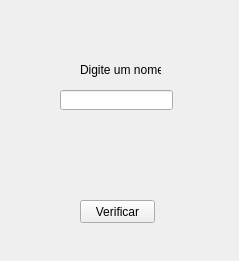
<?xml version="1.0" encoding="UTF-8"?>
<ui version="4.0">
 <class>MainWindow</class>
 <widget class="QMainWindow" name="MainWindow">
  <property name="geometry">
   <rect>
    <x>0</x>
    <y>0</y>
    <width>239</width>
    <height>261</height>
   </rect>
  </property>
  <property name="windowTitle">
   <string>MainWindow</string>
  </property>
  <property name="styleSheet">
   <string notr="true">background-color: qconicalgradient(cx:0.5, cy:0.5, angle:0, stop:0 rgba(35, 40, 3, 255), stop:0.16 rgba(136, 106, 22, 255), stop:0.225 rgba(166, 140, 41, 255), stop:0.285 rgba(204, 181, 74, 255), stop:0.345 rgba(235, 219, 102, 255), stop:0.415 rgba(245, 236, 112, 255), stop:0.52 rgba(209, 190, 76, 255), stop:0.57 rgba(187, 156, 51, 255), stop:0.635 rgba(168, 142, 42, 255), stop:0.695 rgba(202, 174, 68, 255), stop:0.75 rgba(218, 202, 86, 255), stop:0.815 rgba(208, 187, 73, 255), stop:0.88 rgba(187, 156, 51, 255), stop:0.935 rgba(137, 108, 26, 255), stop:1 rgba(35, 40, 3, 255));</string>
  </property>
  <widget class="QWidget" name="centralwidget">
   <widget class="QPushButton" name="pushButton">
    <property name="geometry">
     <rect>
      <x>80</x>
      <y>200</y>
      <width>75</width>
      <height>23</height>
     </rect>
    </property>
    <property name="text">
     <string>Verificar</string>
    </property>
   </widget>
   <widget class="QLineEdit" name="lineEdit">
    <property name="geometry">
     <rect>
      <x>60</x>
      <y>90</y>
      <width>113</width>
      <height>20</height>
     </rect>
    </property>
   </widget>
   <widget class="QLabel" name="label">
    <property name="geometry">
     <rect>
      <x>80</x>
      <y>60</y>
      <width>81</width>
      <height>20</height>
     </rect>
    </property>
    <property name="text">
     <string>Digite um nome </string>
    </property>
   </widget>
  </widget>
 </widget>
 <resources/>
 <connections/>
</ui>
